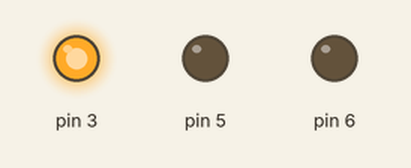
Recording of a sketch running on a simulated Arduino Uno, built with avr-gcc and run on an emulated ATmega328P. Parts: output pins drawn as LEDs (lit = HIGH).

Above: at 0.5 s.
At 1.6 s:
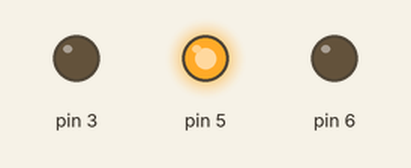
At 3.25 s:
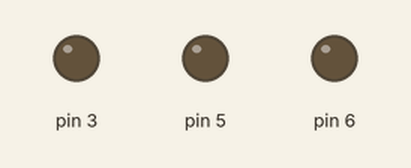
At 6.0 s:
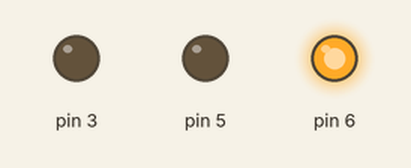
Timing chart, 0 to 7.6 s (numbered marks = the images above):
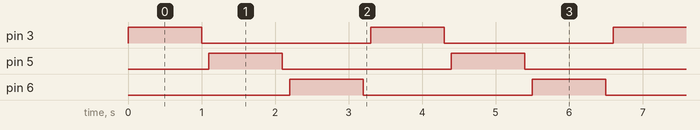

Measured:
- by itself, pin 3, pin 5, pin 6: alternates HIGH for 1.0 s and LOW for 2.3 s
- by itself, everything shown: repeats every 3.3 s, in 6 steps

The sketch:

RGB_LED_BLINK.ino
```cpp
void setup()
{
  pinMode(3, OUTPUT);
  pinMode(5, OUTPUT);
  pinMode(6, OUTPUT);
}

void loop()
{
  digitalWrite(3, HIGH);
  delay(1000);
  digitalWrite(3, LOW);
  delay(100);
  digitalWrite(5, HIGH);
  delay(1000);
  digitalWrite(5, LOW);
  delay(100);
  digitalWrite(6, HIGH);
  delay(1000);
  digitalWrite(6, LOW);
  delay(100);
}
```
